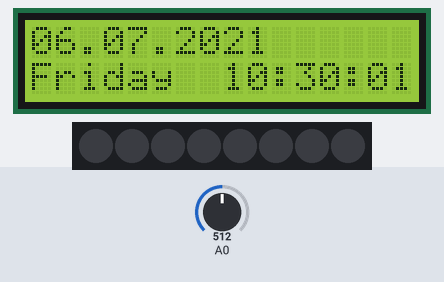
Simulated run of this sketch. Board: Arduino Uno, built with avr-gcc and run on an emulated ATmega328P. Shown: 16×2 character LCD, 8 RGB LEDs in strip order, left to right. The inputs (shaded band) are chosen by the test bench; at power-on: A0 = 512. The local clock reads 2024-03-15 10:24:30 at power-on unless the sketch sets it; what the sketch prints to the serial monitor is not drawn.

Above: at 1.2 s.
1.3 s: A0 set to 791
3.5 s: A0 set to 813
At 5.8 s:
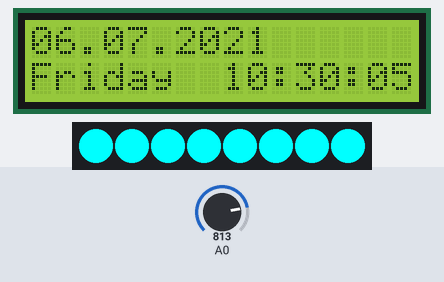
6.5 s: A0 set to 790
At 7.3 s:
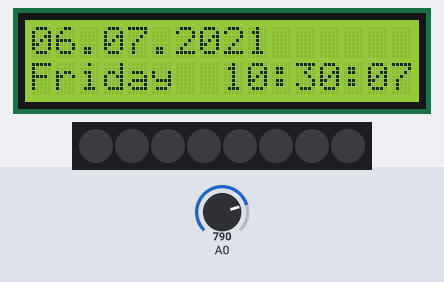
Timing chart, 0 to 9.5 s (numbered marks = the images above; inputs shaded):
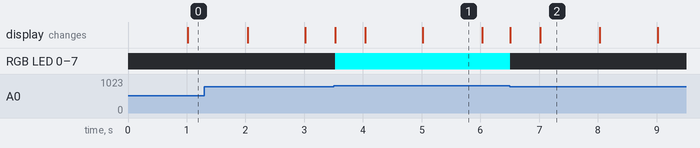

The sketch:

last_code.ino
```cpp
#include <DS1302.h>

#include <Adafruit_NeoPixel.h>
#include <LiquidCrystal_I2C.h>
#include <Wire.h>
#include <avr/power.h>
#ifdef __AVR__
#define CLK 12
#define DAT 11
#define RST 10
#endif
#define PIN 7
#define NUMPIXELS 8

DS1302 rtc(RST, DAT, CLK);
LiquidCrystal_I2C lcd(0X27,16,2);
Adafruit_NeoPixel pixels(NUMPIXELS, PIN, NEO_GRB + NEO_KHZ800);


void setup(){
  lcd.init();
  lcd.backlight();

  rtc.halt(false);
  rtc.writeProtect(false);
  rtc.setDOW(MONDAY);
  rtc.setTime(10,30,0);
  rtc.setDate(06,07,2021);
  pinMode(7, OUTPUT); //led 코드
  Serial.begin(9600);//통신
#if defined(__AVR_ATtiny85__) && (F_CPU == 16000000)
  clock_prescale_set(clock_div_1);
#endif
  pixels.begin();
}
void loop(){
  lcd.setCursor(0,0);
  lcd.print(rtc.getDateStr());
  lcd.setCursor(0,1);
  lcd.print(rtc.getDOWStr());
  lcd.setCursor(8,1);
  lcd.print(rtc.getTimeStr());
  int cds = analogRead(A0);//초기화
  Serial.println(cds);//출력
  if (cds > 800)//조도 센서 값이 800초과이면
  {
    for (int i = 0; i < NUMPIXELS; i++) {
      pixels.setPixelColor(i, pixels.Color(0, 255 , 255));//색 지정
      pixels.show();//불키기

    }
  }
  else//800미만일 때
  {
    for (int i = 0; i < NUMPIXELS; i++) {
      pixels.setPixelColor(i, pixels.Color(0, 0 , 0));//색 초기화
      pixels.show();//끄기
      //0.2초
    }
  }
}
```

Measured:
- the behaviour switches between 800 and 801 on A0 (found by bisection; images 0 and 1)
- what the display in image 1 shows lasts 1.0 s, from 5.0 s to 6.0 s
